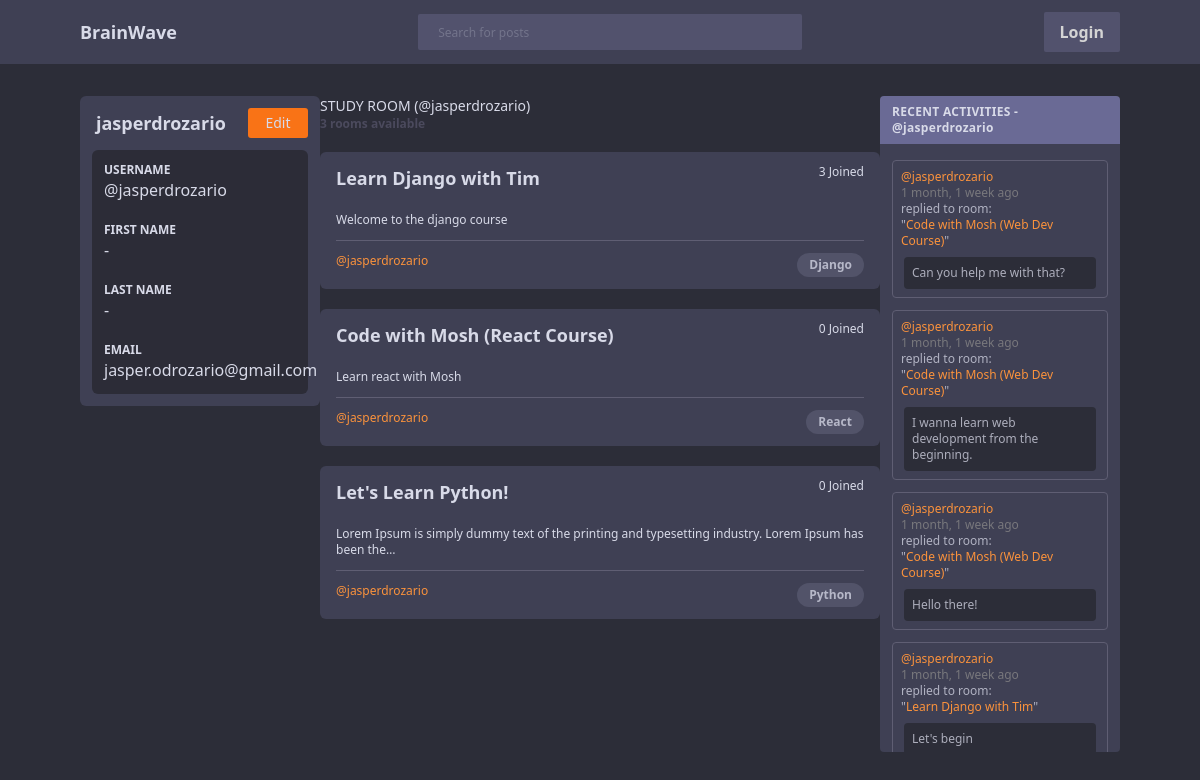
The app's page /profile/1/, older data.
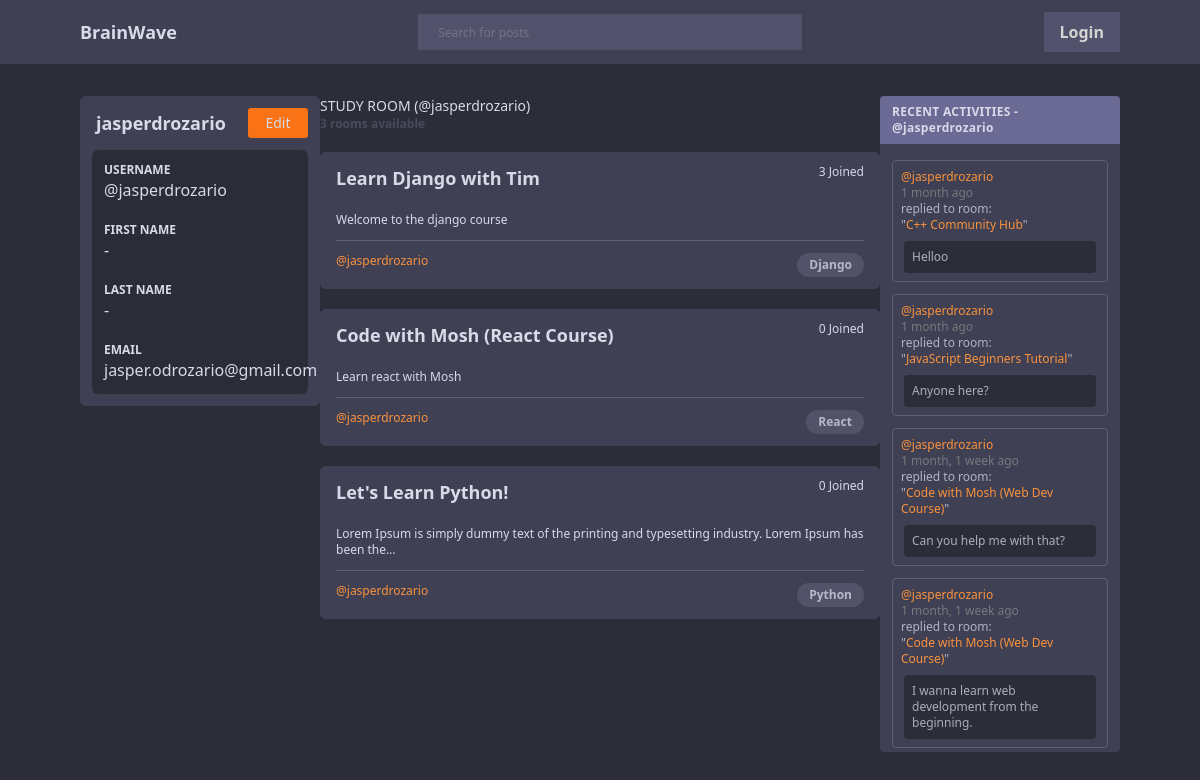
The same page, newer data.
### base/models.py (models this page shows, shortened)
class Room(models.Model):
    host = models.ForeignKey(User, on_delete=models.SET_NULL, null=True)
    topic = models.ForeignKey(Topic, on_delete=models.SET_NULL, related_name='rooms', null=True)
    name = models.CharField(max_length=200)
    description = models.TextField(null=True, blank=True, max_length=100)
    participants = models.ManyToManyField(User, related_name='participants', blank=True)
    updated = models.DateTimeField(auto_now=True)
    created = models.DateTimeField(auto_now_add=True)
    def __str__(self):
        return self.name
    class Meta:
        ordering = ['-updated', '-created']

class Topic(models.Model):
    name = models.CharField(max_length=200)

class Message(models.Model):
    user = models.ForeignKey(User, on_delete=models.CASCADE)
    room = models.ForeignKey(Room, on_delete=models.CASCADE)
    body = models.TextField(max_length=1000)
    updated = models.DateTimeField(auto_now=True)
    created = models.DateTimeField(auto_now_add=True)
    class Meta:
        ordering = ['-updated', '-created']
    def __str__(self):
        return self.body[0:50]

### base/views.py (the view)
# urls.py: path('profile/<str:pk>/', views.userProfile, name='user-profile')
def userProfile(request, pk):
  user = User.objects.get(id=pk)
  user_rooms = user.room_set.all()
  room_count = user_rooms.count()
  room_messages = user.message_set.all()
  isHomePage = False
  context = {'user': user, 'rooms': user_rooms, 'room_messages': room_messages, 'room_count': room_count, 'flag': isHomePage}
  return render(request, 'base/profile.html', context)

### base/templates/base/profile.html
{% extends 'main.html' %} {% block content %}
<div class="flex justify-center">
  <div class="fixed left-0 ml-[5rem] mr-[1rem] w-[15rem]">
    {% include 'base/profile_details_component.html' %}
  </div>
  <div class="flex-none w-[35rem]">
    {% include 'base/feed_component.html' %}
  </div>
  <div
    class="fixed rounded overflow-y-auto scrollbar-thin right-[5rem] w-[15rem] h-[82%]"
  >
    {% include 'base/activity_log_component.html' %}
  </div>
</div>
{% endblock content %}

### templates/main.html (shortened to what this page needs)
<!DOCTYPE html>
{% load static %}
<html lang="en">
  <head>
    <link rel="stylesheet" href="{% static 'styles/main.css' %}" />
  </head>
  <body class="subpixel-antialiased bg-theme-primary pt-[6rem]">
    <nav class="fixed top-0 w-full z-[1000]">{% include 'navbar.html' %}</nav>
    <div>{% block content %} {% endblock %}</div>
  </body>
</html>

### templates/navbar.html
<div class="flex justify-between items-center h-15 py-3 bg-theme-secondary">
  <div class="flex-none mx-[5rem]">
    <a href="{% url 'home'%}">
      <p class="font-bold text-lg text-[#D8DAE8]">BrainWave</p>
    </a>
  </div>
  <div class="flex-none min-w-96">
    <form method="GET" action="{% url 'home' %}">
      <input
        class="h-9 w-full rounded-sm px-5 py-3 text-xs placeholder-subtle-white/25 bg-[#52526D]"
        type="text"
        name="q"
        placeholder="Search for posts"
      />
    </form>
  </div>
  {% if request.user.is_authenticated %}
  <div class="flex-none px-4 py-2 rounded-sm mx-[5rem] bg-[#52526D]">
    <a href="{% url 'logout' %}">
      <p class="text-neutral-300 text-center text-wrap font-semibold">Logout</p>
    </a>
  </div>
  {% else %}
  <div class="flex-none px-4 py-2 rounded-sm mx-[5rem] bg-[#52526D]">
    <p class="text-neutral-300 text-center text-wrap font-semibold">
      <a href="{% url 'login' %}">Login</a>
    </p>
  </div>
  {% endif %}
</div>

### base/templates/base/profile_details_component.html (shortened to what this page needs)
<div class="rounded-md p-3 bg-theme-secondary">
  <div class="flex justify-between items-center mb-3">
    <div class="pl-1">
      <p class="text-subtle-white font-semibold text-lg">{{user.username}}</p>
    </div>
    <a href="{% url 'home' %}">
      <div
        class="flex p-1 bg-orange-500 justify-center items-center h-[30px] w-[60px] rounded-[3px]"
      >
        <p class="text-sm font-medium text-subtle-white">Edit</p>
      </div>
    </a>
  </div>
  <div class="rounded-md p-2 bg-[#2C2C37]">
    <div class="m-1 mb-5">
      <p class="text-subtle-white font-bold text-xs">USERNAME</p>
      <p class="text-subtle-white font-md text-md">@{{user.username}}</p>
    </div>
    <div class="m-1 mb-5">
      <p class="text-subtle-white font-bold text-xs">FIRST NAME</p>
      <p class="text-subtle-white font-md text-md">
        {{ user.first_name|default:"-" }}
      </p>
    </div>
    <div class="m-1 mb-5">
      <p class="text-subtle-white font-bold text-xs">LAST NAME</p>
      <p class="text-subtle-white font-md text-md">
        {{ user.last_name|default:"-" }}
      </p>
    </div>
    <div class="m-1 text-wrap">
      <p class="text-subtle-white font-bold text-xs">EMAIL</p>
      <p class="text-subtle-white font-md text-md">
        {{ user.email|default:"-" }}
      </p>
    </div>
  </div>
</div>

### base/templates/base/feed_component.html (shortened to what this page needs)
<div class="flex justify-between">
  <div class="flex-none">
    {% if not flag %}
    <p class="text-subtle-white text-sm font-medium">
      STUDY ROOM (@{{ user.username }})
    </p>
    {% else %}
    <p class="text-subtle-white text-sm font-medium">STUDY ROOM</p>
    {% endif %} {% if room_count > 1 %}
    <p class="text-xs font-bold text-[#4B4A5D]">
      {{room_count}} rooms available
    </p>
    {% elif room_count == 1 %}
    <p class="text-xs font-bold text-[#4B4A5D]">1 room available</p>
    {% else %}
    <p class="text-xs font-bold text-[#4B4A5D]">No rooms available</p>
    {% endif %}
  </div>
</div>
{% for room in rooms %}
<div
  class="my-5 py-3 px-4 rounded-md bg-theme-secondary hover:scale-[1.02] transition-transform duration-300"
>
  <div class="flex justify-between">
    <p class="mb-5 text-subtle-white text-lg font-semibold hover:underline">
      <a href="{% url 'room' room.id %}">{{room.name}}</a>
    </p>
    <p class="mb-3 text-xs font-medium text-subtle-white">
      {{room.participants.all|length}} Joined
    </p>
  </div>
  <div>
    <p class="mb-3 text-xs text-subtle-white">
      {{room.description|truncatechars:100}}
    </p>
    <hr class="border-t-[1px] border-subtle-purple" />
  </div>
  <div class="flex justify-between mt-3">
    <div class="flex-none">
      <p class="text-orange-400 text-xs hover:underline">
        <a href="{% url 'user-profile' room.host.id %}"
          >@{{room.host.username}}</a
        >
      </p>
    </div>
    <div class="flex-none px-3 py-1 rounded-xl bg-[#525369]">
      <p class="text-subtle-white/75 text-xs font-bold">{{room.topic.name}}</p>
    </div>
  </div>
</div>
{% endfor %}

### base/templates/base/activity_log_component.html
<div class="bg-theme-secondary">
  <p
    class="text-xs font-bold px-3 py-2 text-subtle-white tracking-wide bg-light-lavender"
  >
    {% if flag %} RECENT ACTIVITIES - ALL {% else %} RECENT ACTIVITIES -
    @{{user.username}} {% endif %}
  </p>
  <div class="py-1">
    {% for message in room_messages %}
    <div class="rounded border-subtle-purple p-2 m-3 border-[0.3px]">
      <p class="text-xs text-orange-400">
        <a href="{% url 'user-profile' message.user.id %}">@{{message.user}}</a>
      </p>
      <p class="text-xs text-[#78777C] font-medium">
        {{message.created|timesince}} ago
      </p>
      <p class="text-xs text-subtle-white/75">
        replied to room: <br />
        "<a class="text-orange-400" href="{% url 'room' message.room.id %}"
          >{{message.room}}</a
        >"
      </p>
      <div class="mx-[3px] mt-2 p-2 rounded bg-theme-primary">
        <p class="text-xs text-subtle-white/75">{{message}}</p>
      </div>
    </div>
    {% endfor %}
  </div>
</div>

Row changes from the older to the newer data that the page shows:
no longer on this page (row unchanged): Message: user "jasperdrozario", created "1 month, 1 week", room "Code with Mosh (Web Dev Course)", body "Hello there!"
no longer on this page (row unchanged): Message: user "jasperdrozario", created "1 month, 1 week", room "Learn Django with Tim", body "Let's begin"
added Message: user "jasperdrozario", created "1 month", room "C++ Community Hub", body "Helloo"
added Message: user "jasperdrozario", created "1 month", room "JavaScript Beginners Tutorial", body "Anyone here?"
